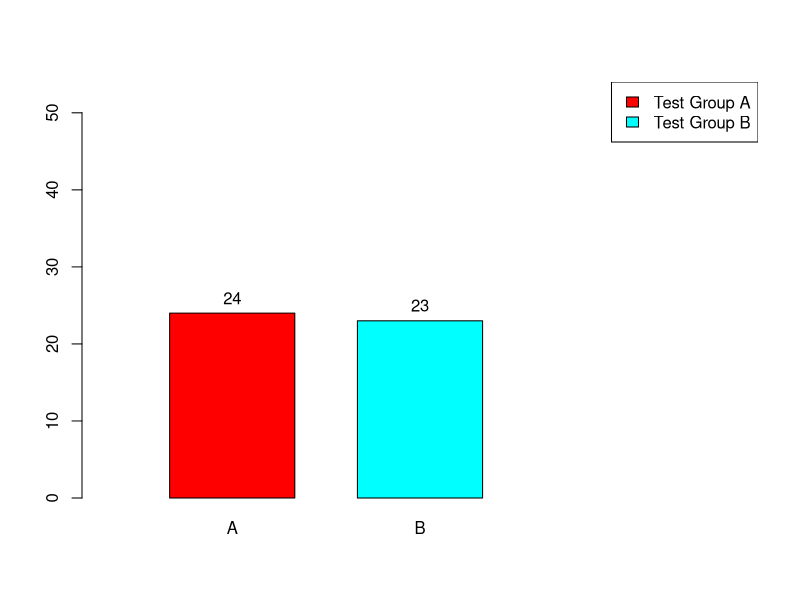

Here is the R script that generated this plot: (Note: this script raises an error after producing the figure.)
y <-values <- c(24, 23)                                                          ##### Assigned Values

group <- LETTERS[1:2]                                                            ##### Prints 'A' and 'B'
x<-barplot(values, names.arg = group, ylim=c(0,54), space = 0.5, width = 0.4, xlim=c(0, 2), col = rainbow(2)) ##### Barplot
text(x,y+2,labels=as.character(y))                                               ##### Text above bars

legend("topright",                                                               ##### Legend/Key
       legend = c("Test Group A", "Test Group B"),
       fill = c("#ff0000", "#00ffff"))

#####a <- c (0, 0, 0, 0, 1, 1, 1, 1, 1, 2, 2, 2, 2, 2, 2, 2, 2, 3)               ##### Box Plot 
#####b <- c (0, 0, 0, 1, 1, 1, 1, 1, 1, 1, 1, 1, 1, 2, 2, 3, 3, 3)               ##### Box Plot

#####boxplot(a, b, horizontal = TRUE)                                            ##### Box Plot

t.test(a, b, paired = TRUE, alternative = "two.sided")                           ##### Paired T Test
